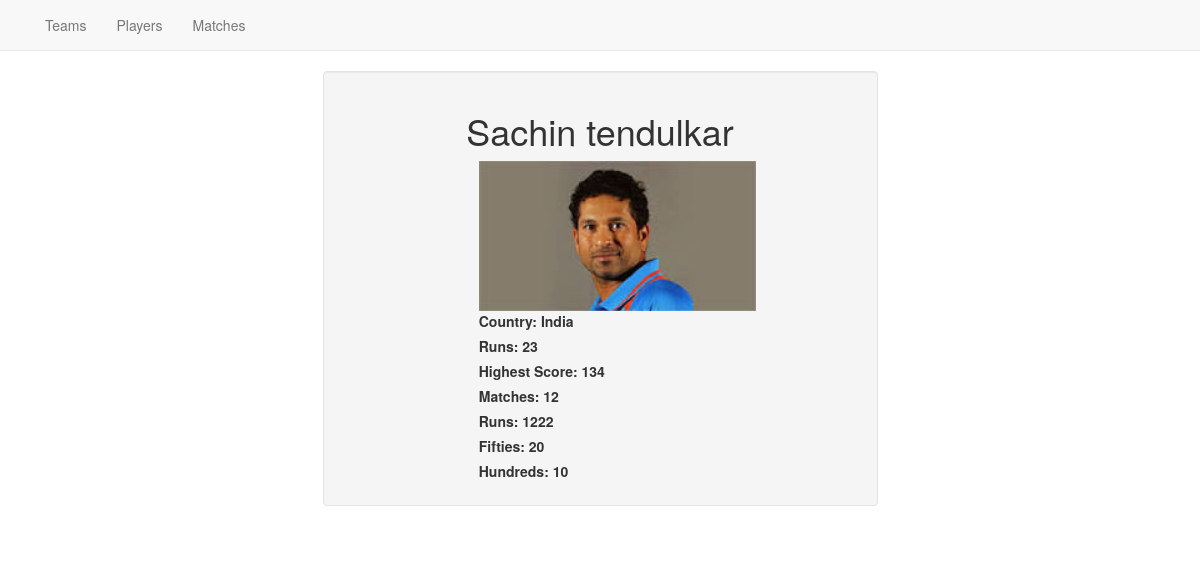
Screenshot of /player/sachin/ with the database file from the repository.
### player/models.py (models this page shows, shortened)
class Player(BaseTimestampModel):
    first_name = models.CharField(max_length=50)
    last_name = models.CharField(max_length=50, null=True, blank=True)
    jersey_no = models.CharField(max_length=50, null=True, blank=True)
    image = models.ImageField(
        upload_to="player/images/", null=True, blank=True)
    country = models.CharField(max_length=50, null=True, blank=True)
    team = models.ForeignKey(
        Team, on_delete=models.CASCADE)
    slug = models.SlugField(max_length=40, null=True, blank=True)
    history = models.OneToOneField(
        PlayerHistory, on_delete=models.CASCADE, null=True, blank=True)

class PlayerHistory(BaseTimestampModel):
    matches = models.IntegerField(null=True, blank=True)
    run = models.IntegerField(null=True, blank=True)
    highest_scores = models.IntegerField(null=True, blank=True)
    fifties = models.IntegerField(null=True, blank=True)
    hundreds = models.IntegerField(null=True, blank=True)

### player/views.py (the view)
class PlayerDetailView(DetailView):
    model = Player

### player/templates/player/player_detail.html
{% extends "base.html" %}
{% load static %}
{% block content %}
<div class="row">
<div class="col-md-6 col-md-offset-3">
<div class="well">
<h1 style="text-align: center;">{{ object.first_name }} {{ object.last_name }}</h1>
<div class="row">
<div class="col-md-offset-3 col-md-6">
{% if player.image %}
<img class="card-img-top" src='{{ player.image.url }}' style="height: 150px;" alt="...">
{% else %}
  <img src="{% static 'images/No-Image-Found.png' %}" style="height: 150px;" class="card-img-top" alt="Player Not Found">
{% endif %}
<br>
<label>Country: {{ player.country }}</label><br>
<label>Runs: {{ player.jersey_no }}</label><br>
<label>Highest Score: {{ player.history.highest_scores }}</label><br>
<label>Matches: {{ player.history.matches }}</label><br>
<label>Runs: {{ player.history.run }}</label><br>
<label>Fifties: {{ player.history.fifties }}</label><br>
<label>Hundreds: {{ player.history.hundreds }}</label><br>
</div>
</div>
</div>
</div>
</div>
<br>
{% endblock %}

### rows the page displays
Player: first_name "Sachin", last_name "tendulkar", image (picture), country "India", jersey_no "23", history.highest_scores "134", history.matches "12", history.run "1222", history.fifties "20", history.hundreds "10"
